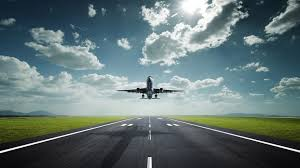
%> input picture MATLAB-Original/Harris/Tests/Images/plane.jpg, 300 x 168 px
$ octave Convolve2DSameOutputTestFiles.m   (GNU Octave 9; MATLAB toolbox functions it lacks are replaced by stand-ins)
%> lines starting %> are read from the running program, lines starting %| are printed output that depends on the picture
pkg load image

im = imread('Images/plane.jpg');
%> im is the input picture: size 168x300x3 uint8; mean R, G, B 99.3, 117.1, 117.2
im=rgb2gray(im);
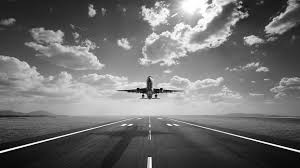
%> im: size 168x300 uint8; min 0, max 255, mean 111.8
im=single(im);
%> im: size 168x300 single

dx = [-1 0 1; -1 0 1; -1 0 1];
Ix = conv2(im, dx, 'same');
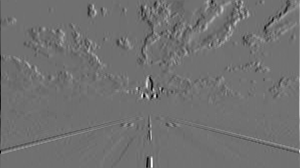
%> Ix: size 168x300 single; min -520, max 654, mean 0.1; drawn with min black and max white

save -text Convolve2DSameInputImage.txt im;
save -text Convolve2DSameOutputImage.txt Ix;

A = [
		0 1 2 3 4;
		5 6 7 8 9;
		10 11 12 13 14;
		15 16 17 18 19;
	];
B = [
		20 21 22 23 24;
		25 26 27 28 29;
		30 31 32 33 34;
		35 36 37 38 39;
	];
C = [-1 0 1; -1 0 1; -1 0 1];

AConvA = conv2(A, A, 'same');
AConvB = conv2(A, B, 'same');
BConvA = conv2(A, B, 'same');
AConvC = conv2(A, C, 'same');
CConvA = conv2(C, A, 'same');

save -text Convolve2DSameAConvA.txt AConvA;
save -text Convolve2DSameAConvB.txt AConvB;
save -text Convolve2DSameBConvA.txt BConvA;
save -text Convolve2DSameBConvA.txt BConvA;
save -text Convolve2DSameAConvC.txt AConvC;
save -text Convolve2DSameCConvA.txt CConvA;
